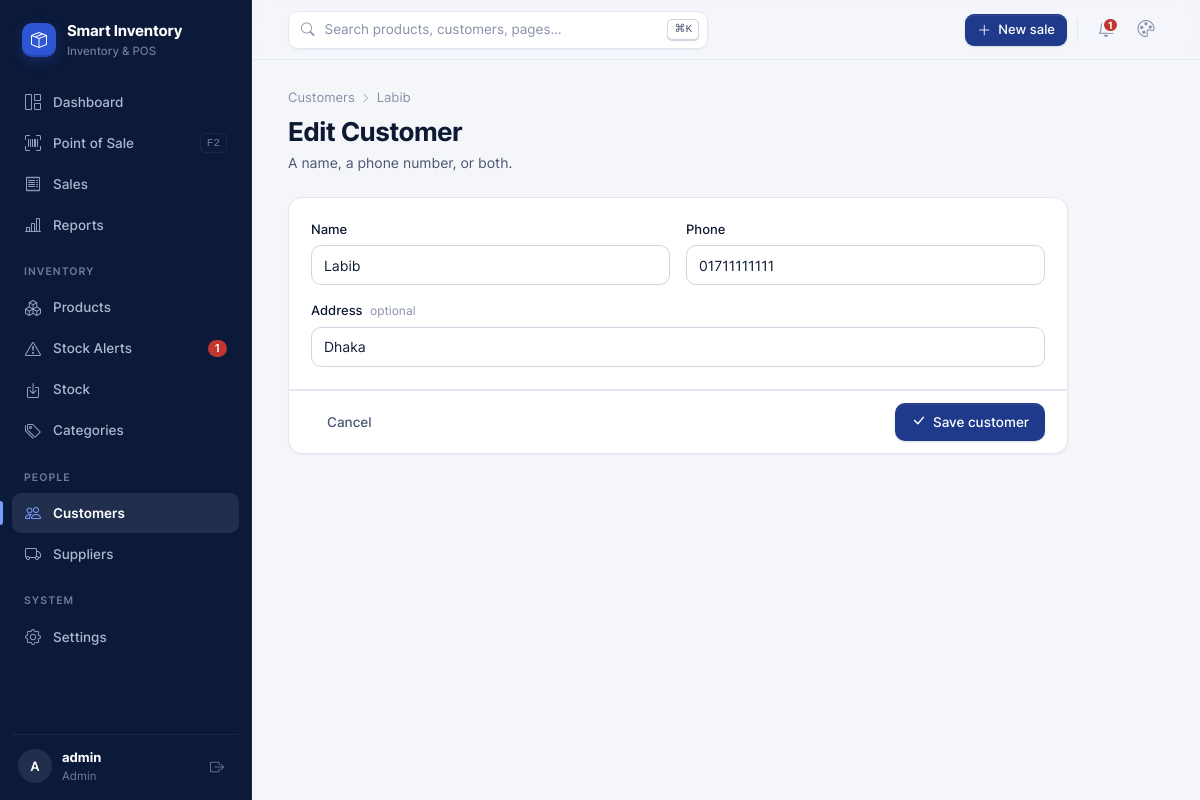
The page /customers/1/edit/ (signed in) on the database its author committed.
### inventory/models.py (models this page shows, shortened)
class StoreSettings(models.Model):
    shop_name = models.CharField(max_length=120, default='Smart Inventory')
    address = models.CharField(max_length=255, blank=True)
    phone = models.CharField(max_length=40, blank=True)
    receipt_footer = models.CharField(max_length=255, default='Thank you for shopping with us!')
    default_low_stock = models.PositiveIntegerField('default low stock alert', default=5)
    reorder_cover_days = models.PositiveIntegerField(
        default=14, help_text='Reorder suggestions keep this many days of sales in stock.',
    )
    telegram_bot_token = models.CharField(max_length=120, blank=True)
    telegram_chat_id = models.CharField(max_length=60, blank=True)
    class Meta:
        verbose_name = 'store settings'
        verbose_name_plural = 'store settings'
    @classmethod
    def load(cls):
        obj, _ = cls.objects.get_or_create(pk=1)
        return obj

class Customer(models.Model):
    name = models.CharField(max_length=150, blank=True)
    phone = models.CharField(max_length=20, blank=True, db_index=True)
    address = models.CharField(max_length=255, blank=True)
    created_at = models.DateTimeField(auto_now_add=True)
    class Meta:
        ordering = ['name', 'phone']
    def __str__(self):
        return self.name or self.phone or f'Customer #{self.pk}'

### inventory/views/people.py (the view)
# urls.py: path('customers/<int:pk>/edit/', views.customer_update, name='customer_update'),
@login_required
def customer_update(request, pk):
    customer = get_object_or_404(Customer, pk=pk)
    form = CustomerForm(request.POST or None, instance=customer)
    if request.method == 'POST' and form.is_valid():
        form.save()
        messages.success(request, f'Customer "{customer}" has been updated.')
        return redirect('customer_detail', pk=customer.pk)
    return render(request, 'inventory/customer_form.html', {'form': form, 'title': 'Edit Customer', 'customer': customer})

### inventory/forms.py (shortened to what this page needs)
class CustomerForm(forms.ModelForm):
    class Meta:
        model = Customer
        fields = ['name', 'phone', 'address']
        widgets = {
            'name': forms.TextInput(attrs={'class': 'form-control', 'placeholder': 'e.g. Nusrat Jahan'}),
            'phone': forms.TextInput(attrs={'class': 'form-control', 'placeholder': 'e.g. 01711-000000'}),
            'address': forms.TextInput(attrs={'class': 'form-control', 'placeholder': 'optional'}),
        }

### inventory/context_processors.py (called while the page is built)
def nav_section(request):
    match = getattr(request, 'resolver_match', None)
    name = match.url_name if match else ''
    section = next((s for prefix, s in SECTIONS if name and name.startswith(prefix)), '')
    return {'nav_section': section}

def store(request):
    theme = request.COOKIES.get(THEME_COOKIE, 'navy')
    context = {
        'store': StoreSettings.load(),
        'theme': theme if theme in {t[0] for t in THEMES} else 'navy',
        'themes': THEMES,
    }
    if getattr(request, 'user', None) and request.user.is_authenticated:
        context['nav_low_stock'] = Product.objects.filter(quantity__lte=F('low_stock_threshold')).count()
    return context

### templates/inventory/customer_form.html (shortened to what this page needs)
{% extends 'base.html' %}
{% block content %}
<div class="breadcrumb"><a href="{% url 'customer_list' %}">Customers</a><i class="bi bi-chevron-right"></i>{% if customer %}{{ customer }}{% else %}New{% endif %}</div>
<div class="page-head"><div><h1>{{ title }}</h1><p>A name, a phone number, or both.</p></div></div>
<form method="post" class="card form-card">
  <div class="form-section">
    <div class="form-row">
      <div class="form-group">
        <label for="{{ form.name.id_for_label }}">Name</label>
        {{ form.name }}
      </div>
      <div class="form-group">
        <label for="{{ form.phone.id_for_label }}">Phone</label>
        {{ form.phone }}
      </div>
    </div>
    <div class="form-group">
      <label for="{{ form.address.id_for_label }}">Address <span class="optional">optional</span></label>
      {{ form.address }}
    </div>
  </div>
  <div class="card-foot">
    <a href="{% if customer %}{% url 'customer_detail' customer.pk %}{% else %}{% url 'customer_list' %}{% endif %}" class="btn btn-ghost">Cancel</a>
    <button type="submit" class="btn btn-primary"><i class="bi bi-check-lg"></i> Save customer</button>
  </div>
</form>
{% endblock %}

### templates/base.html (shortened to what this page needs)
{% load static %}
<!DOCTYPE html>
<html lang="en" data-theme="{{ theme }}">
<head>
  <link rel="stylesheet" href="{% static 'vendor/inter/inter.css' %}">
  <link rel="stylesheet" href="{% static 'vendor/bootstrap-icons/bootstrap-icons.min.css' %}">
  <link rel="stylesheet" href="{% static 'css/style.css' %}">
</head>
<body>
<div class="app">
  <aside class="sidebar" id="sidebar">
    <a href="{% url 'dashboard' %}" class="brand">
      <span class="brand-mark"><i class="bi bi-box-seam"></i></span>
      <span class="ellipsis">{{ store.shop_name }}<small>Inventory &amp; POS</small></span>
    </a>
    <nav class="nav">
      <a href="{% url 'dashboard' %}" class="{% if nav_section == 'dashboard' %}active{% endif %}"><i class="bi bi-grid-1x2"></i> Dashboard</a>
      <a href="{% url 'pos' %}" class="{% if nav_section == 'pos' %}active{% endif %}"><i class="bi bi-upc-scan"></i> Point of Sale <kbd class="kbd-hint">F2</kbd></a>
      <a href="{% url 'order_list' %}" class="{% if nav_section == 'sales' %}active{% endif %}"><i class="bi bi-receipt"></i> Sales</a>
      <a href="{% url 'report' %}" class="{% if nav_section == 'reports' %}active{% endif %}"><i class="bi bi-bar-chart-line"></i> Reports</a>
      <div class="nav-label">Inventory</div>
      <a href="{% url 'product_list' %}" class="{% if nav_section == 'products' %}active{% endif %}"><i class="bi bi-boxes"></i> Products</a>
      <a href="{% url 'alert_list' %}" class="{% if nav_section == 'alerts' %}active{% endif %}">
        <i class="bi bi-exclamation-triangle"></i> Stock Alerts
        {% if nav_low_stock %}<span class="count" title="{{ nav_low_stock }} low or out of stock">{{ nav_low_stock }}</span>{% endif %}
      </a>
      <a href="{% url 'stock' %}" class="{% if nav_section == 'stock' %}active{% endif %}"><i class="bi bi-box-arrow-in-down"></i> Stock</a>
      <a href="{% url 'category_list' %}" class="{% if nav_section == 'categories' %}active{% endif %}"><i class="bi bi-tags"></i> Categories</a>
      <div class="nav-label">People</div>
      <a href="{% url 'customer_list' %}" class="{% if nav_section == 'customers' %}active{% endif %}"><i class="bi bi-people"></i> Customers</a>
      <a href="{% url 'supplier_list' %}" class="{% if nav_section == 'suppliers' %}active{% endif %}"><i class="bi bi-truck"></i> Suppliers</a>
      <div class="nav-label">System</div>
      <a href="{% url 'settings' %}" class="{% if nav_section == 'settings' %}active{% endif %}"><i class="bi bi-gear"></i> Settings</a>
    </nav>
    <div class="sidebar-footer">
      <a href="{% url 'settings' %}?tab=account" class="avatar" title="My account">{{ request.user.get_full_name|default:request.user.username|slice:":1" }}</a>
      <div class="who">
        <strong class="ellipsis">{{ request.user.get_full_name|default:request.user.username }}</strong>
        <span>{% if request.user.is_superuser %}Admin{% else %}Staff{% endif %}</span>
      </div>
      <form method="post" action="{% url 'logout' %}">
        <button type="submit" class="icon-btn" title="Sign out" aria-label="Sign out"><i class="bi bi-box-arrow-right"></i></button>
      </form>
    </div>
  </aside>
  <main class="main">
    <header class="topbar">
      <button type="button" class="search-trigger" data-cmdk aria-label="Search">
        <i class="bi bi-search"></i>
        <span>Search products, customers, pages…</span>
        <kbd>⌘K</kbd>
      </button>
      <div class="topbar-actions">
        <a href="{% url 'pos' %}" class="btn btn-primary btn-sm hide-sm"><i class="bi bi-plus-lg"></i> New sale</a>
        <a href="{% url 'alert_list' %}" class="icon-btn" title="Stock alerts" aria-label="Stock alerts">
          {% if nav_low_stock %}<span class="dot-badge">{{ nav_low_stock }}</span>{% endif %}
        </a>
        <div class="menu" id="themeMenu">
          <button type="button" class="icon-btn" data-menu-toggle title="Theme" aria-label="Change theme" aria-haspopup="true">
            <i class="bi {% if theme == 'midnight' %}bi-moon-stars{% else %}bi-palette{% endif %}"></i>
          </button>
        </div>
      </div>
    </header>
    <div class="content">
      <div class="container">
        {% block content %}{% endblock %}
      </div>
    </div>
  </main>
</div>
</body>
</html>

### rows shown on the page
StoreSettings: shop_name "Smart Inventory"
Customer: name "Labib", phone "01711111111", address "Dhaka"

### other values the page prints
{{ nav_low_stock }} "1"
{{ request.user.get_full_name|default:request.user.username|slice:":1" }} "A"
{{ request.user.get_full_name|default:request.user.username }} "admin"
{{ title }} "Edit Customer"
